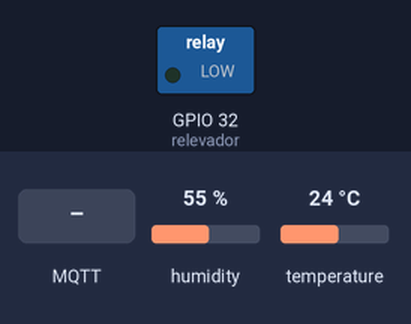
This program was run on a simulated ESP32. Shown: switched loads named in the program (green lamp = pin HIGH). The test bench sets the inputs (shaded band); at power-on: humidity 55 %, temperature 24 °C. WiFi joins after 1.5 s; servers stay silent unless stated; no MQTT or app messages arrive unless stated; what the program prints to the serial monitor is not drawn.

Above: at 2.8 s.
2.9 s: MQTT message "on" arrives on the first subscribed topic
At 4.4 s:
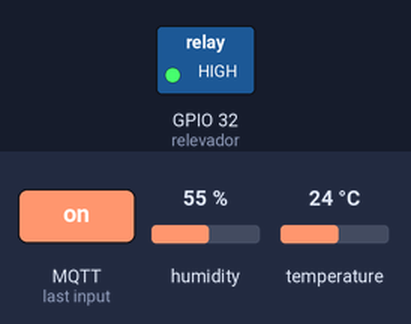
Timing chart, 0 to 5.9 s (numbered marks = the images above; inputs shaded):
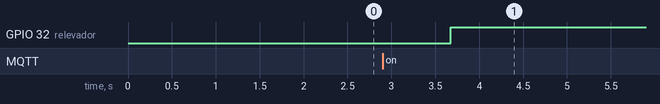

The program:

main.cpp
```cpp
//Área de include
#include <Arduino.h>
#include <WiFi.h>
#include <PubSubClient.h>
#include <DHT.h>
#include <iostream>
#include <string>

//Área de definición de dht
#define DHTPIN 4
#define DHTTYPE DHT11

//Área de constantes
const char* ssid = "Totalplay-11A5";
const char* pass = "11A58B7DQT7zMuTr";
//const char* ssid = "INFINITUMA7A1_2.4";
//const char* pass = "5n2ZZusgAU";
const char* brokerUser = "cesarz";
const char* brokerPass = "123";
const char* broker = "192.168.100.31";
const char* outTopic ="cesarz/planta";
const char* inTopic  ="cesarz/esp32";
const int   relevador =  32;
const char* cadena = "";


//Área de inicialización
WiFiClient espClient;
PubSubClient client(espClient);
DHT dht(DHTPIN, DHTTYPE);
char messages[50];
String humedad = "";
String mensaje = "";

void setupWifi(){
  delay(100);
  Serial.print("\nConnecting to...");
  Serial.println(ssid);

  WiFi.begin(ssid, pass);

  dht.begin();

  while(WiFi.status() != WL_CONNECTED){
    delay(100);
    Serial.print("-");

  }

  Serial.print("\nConnected to...");
  Serial.println(ssid);
}

  void reconnect(){
    while(!client.connected()){
      Serial.print("\nConnecting to...");
      Serial.println(broker);
      if(client.connect("cesarz", brokerUser, brokerPass)){
        Serial.print("\nConnected to...");
        Serial.println(broker);
        client.subscribe(inTopic);
      } else {
        Serial.println("\nTriyin connect again");
        delay(5000);
      }
    }
  }


void regarPlanta(String msg){

  // Lee la humedad en %
  float h = dht.readHumidity();

  // Lee la temperatura en Celcius
  float t = dht.readTemperature();

  // Lee la temperatura en Farenheit
  float f = dht.readTemperature(true);

  // Revisa si no fallan las lecturas, si falla volverá a leerlas.
  if (isnan(h) || isnan(t) || isnan(f)) {
    Serial.println(F("Failed to read from DHT sensor!"));
    return;
  }

  humedad = (String) h; //Convierte la humedad en string

  Serial.println(h);

  //El siguiente método manda los mensajes a mosquitto de que realiza la esp32 en el momento
  if (msg != ""){
    digitalWrite(relevador,HIGH);
    while(humedad<msg){
    snprintf(messages, 75, "%ld", humedad);
    client.publish(outTopic, "La humedad es... ");
    client.publish(outTopic, messages);
    client.publish(outTopic, "Regando...");
    digitalWrite(relevador,HIGH);
    //delay(30000);
    delay(10000);
    client.publish(outTopic,"Terminó el riego, tiempo de descanso 10 minutos...");
    digitalWrite(relevador,LOW);
    //delay(600000); Ideal de 10 minutos
    //delay(60000); //Prueba con un minuto de espera
    delay(10000);
    }

  }

}


void callback(char* topic, byte* payload, unsigned int length){

  //Se guarda todo el valor del mensaje de payload recibido
  for(int i=0; i<length; i++){

    mensaje+=(char) payload[i];
  }
  Serial.print(mensaje);
  Serial.println();

  regarPlanta(mensaje);

  mensaje = "";
}

void setup() {
  // put your setup code here, to run once:
  pinMode(relevador,OUTPUT);
  Serial.begin(115200);
  setupWifi();
  client.setServer(broker, 1883);
  client.setCallback(callback);
}

void loop() {
  // put your main code here, to run repeatedly:
  if (!client.connected()){
    reconnect();
  }
  client.loop();
  delay(1000);

}
```

Measured:
- after the input at 2.9 s, GPIO 32 (relevador): LOW → HIGH after 0.78 s
